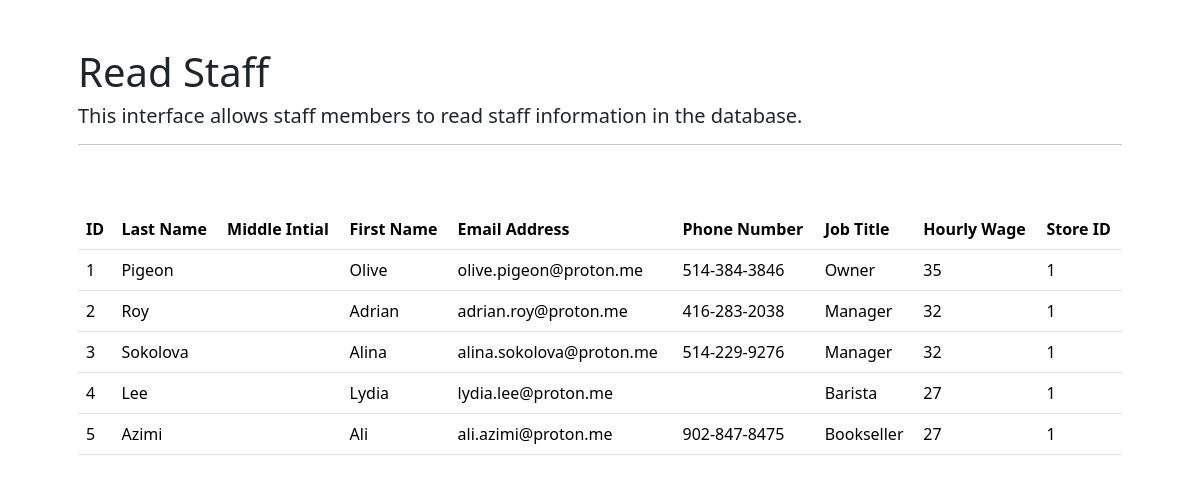
/final_project/read/read_staff.php, run on the app's committed database.
### tables this page shows
CREATE TABLE staff (
  staff_id INT NOT NULL,
  staff_lname VARCHAR(40) NOT NULL,
  staff_initial VARCHAR(5),
  staff_fname VARCHAR(40) NOT NULL,
  staff_email VARCHAR(40),
  staff_phone VARCHAR(20),
  staff_job_title VARCHAR(20),
  staff_hourly_wage DOUBLE,
  fk_store_id INT,
  PRIMARY KEY (staff_id),
  FOREIGN KEY (fk_store_id)
      REFERENCES store(store_id)
);

### final_project/read/read_staff.php (the view, shortened to what this page needs)
<?php
require_once '../connect.php';
$q1 = "SELECT * FROM staff";
$stmt = $conn->prepare($q1);
$stmt->execute($i);
?>
<!DOCTYPE HTML>
<html>
    <head>
         <link href="https://cdn.jsdelivr.net/npm/bootstrap@5.3.8/dist/css/bootstrap.min.css" rel="stylesheet">
    </head>
    <body>
    <div class="container p-5">
        <h1>Read Staff</h1>
        <h5>This interface allows staff members to read staff information in the database.</h5>
        <hr/>
        <br><br>
        <table class="table">
                <thead>
                    <tr>
                    <th>ID</th>
                    <th>Last Name</th>
                    <th>Middle Intial</th>
                    <th>First Name</th>
                    <th>Email Address</th>
                    <th>Phone Number</th>
                    <th>Job Title</th>
                    <th>Hourly Wage</th>
                    <th>Store ID</th>
                    </tr>
                </thead>
                <tbody>
                <?php
                    while($staff = $stmt->fetch(PDO::FETCH_ASSOC)) { ?>
                    <tr>
                        <td><?php echo $staff["staff_id"];?></td>
                        <td><?php echo $staff["staff_lname"];?></td>
                        <td><?php echo $staff["staff_initial"];?></td>
                        <td><?php echo $staff["staff_fname"];?></td>
                        <td><?php echo $staff["staff_email"];?></td>
                        <td><?php echo $staff["staff_phone"];?></td>
                        <td><?php echo $staff["staff_job_title"];?></td>
                        <td><?php echo $staff["staff_hourly_wage"];?></td>
                        <td><?php echo $staff["fk_store_id"];?></td>
                    </tr>
                <?php
                    } ?>
                </tbody>
                </table>
    </div>
    </body>
</html>

### data on the page
staff: staff_id "1", staff_lname "Pigeon", staff_fname "Olive", staff_email "olive.pigeon@proton.me", staff_phone "514-384-3846", staff_job_title "Owner", staff_hourly_wage "35", fk_store "1"
staff: staff_id "2", staff_lname "Roy", staff_fname "Adrian", staff_email "adrian.roy@proton.me", staff_phone "416-283-2038", staff_job_title "Manager", staff_hourly_wage "32", fk_store "1"
staff: staff_id "3", staff_lname "Sokolova", staff_fname "Alina", staff_email "alina.sokolova@proton.me", staff_phone "514-229-9276", staff_job_title "Manager", staff_hourly_wage "32", fk_store "1"
staff: staff_id "4", staff_lname "Lee", staff_fname "Lydia", staff_email "lydia.lee@proton.me", staff_job_title "Barista", staff_hourly_wage "27", fk_store "1"
staff: staff_id "5", staff_lname "Azimi", staff_fname "Ali", staff_email "ali.azimi@proton.me", staff_phone "902-847-8475", staff_job_title "Bookseller", staff_hourly_wage "27", fk_store "1"
